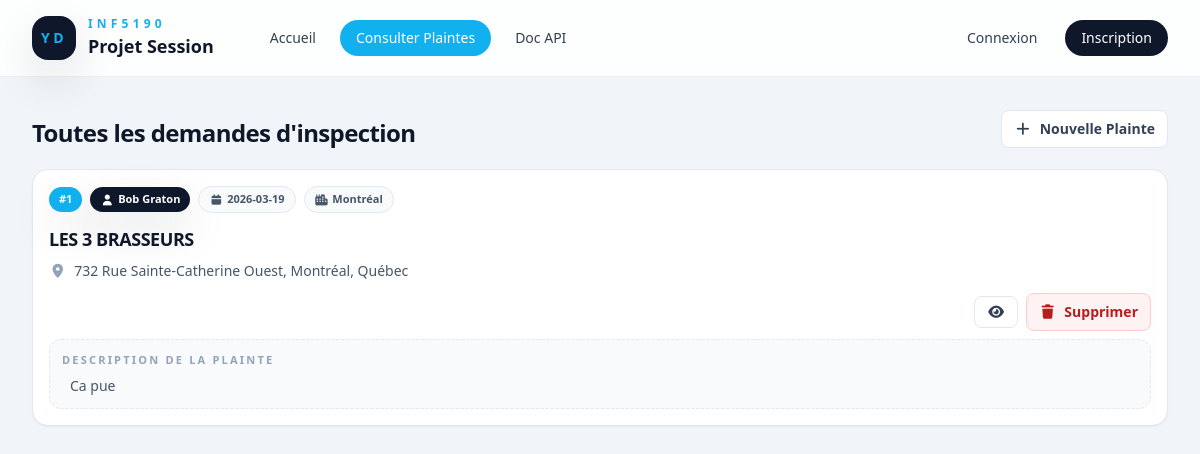
Page /inspections on the committed database.
### tables this page shows
CREATE TABLE inspections (
    id_inspection INTEGER PRIMARY KEY,
    adresse TEXT NOT NULL,
    etablissement TEXT NOT NULL,
    ville TEXT NOT NULL,
    date_visite DATE NOT NULL,
    nom_complet_client TEXT NOT NULL,
    description_prob TEXT NOT NULL
, business_id INTEGER);

### app.py (the view)
@app.route("/inspections", methods=["GET"])
def inspections():
    plaintes = _get_db().return_all_inspections()
    return render_template("inspections.html",plaintes=plaintes)

### app.py (called while the page is built)
def _get_db():
    db = getattr(g, "_database", None)
    if db is None:
        g._database = Database()
    return g._database

@app.teardown_appcontext
def close_connection(exception):
    db = getattr(g, "_database", None)
    if db is not None:
        db.disconnect()

### database.py (called while the page is built)
    def get_connection(self):
        if self.connection is None:
            self.connection = sqlite3.connect("db/violations.db")
            self.connection.row_factory = sqlite3.Row
        return self.connection

    def disconnect(self):
        if self.connection is not None:
            self.connection.close()

    def return_all_inspections(self):
        connection = self.get_connection()
        cursor = connection.execute(
            """
            SELECT * FROM inspections
            ORDER BY id_inspection ASC
            """
        )
        return [dict(row) for row in cursor.fetchall()]

    def user_is_log_in(self, id_session, email) -> bool:
        return id_session is not None and email is not None and self.get_session_email(id_session) == email

### templates/inspections.html (shortened to what this page needs)
{% extends "layout.html" %}
{% block content %}
<section class="space-y-4 mb-5">
   <div class="flex items-center justify-between">
      <div>
         <h2 class="mt-2 text-2xl font-black tracking-tight text-slate-900">
            Toutes les demandes d'inspection
         </h2>
      </div>
      <div class="flex items-center gap-2">
         <a href="{{ url_for('demande_inspection') }}"
            class="inline-flex items-center justify-center rounded-lg border border-slate-200 bg-white px-3 py-2 text-sm font-semibold text-slate-700 transition hover:border-slate-300 hover:bg-slate-50"
            title="Créer une nouvelle plainte" aria-label="Créer une nouvelle plainte">
            <i class="fa-solid fa-plus mr-2"></i>
            Nouvelle Plainte
         </a>
      </div>
   </div>
</section>
{% if plaintes|length > 0 %}
{% for plainte in plaintes %}
{% include "_plainte_card.html" %}
{% endfor %}
{% else %}
<div class="rounded-[2rem]  bg-white p-10 text-center shadow-soft">
   <p class="text-lg font-semibold text-slate-900">
      Aucun établissement à afficher.
   </p>
</div>
{% endif %}
{% endblock %}

### templates/_plainte_card.html
<article
    id="plainte-{{ plainte.id_inspection }}"
    class="mt-5 rounded-2xl border border-slate-200 bg-white px-4 py-4 shadow-sm transition hover:border-slate-300 hover:shadow-soft">
    <div
        class="flex flex-col gap-3 xl:grid xl:grid-cols-[minmax(0,2.3fr)_minmax(0,1.2fr)_minmax(0,0.9fr)_minmax(0,1.1fr)] xl:items-start">
        <div class="min-w-0">
            <div class="flex flex-wrap items-center gap-2">
                <span
                    class="inline-flex rounded-full shadow-soft bg-primary px-2.5 py-1 text-[11px] font-semibold text-white"
                    title="Id de la plainte">
                    #{{ plainte.id_inspection }}
                </span>
                <span
                    class="inline-flex rounded-full shadow-soft bg-ink px-2.5 py-1 text-[11px] font-semibold text-white"
                    title="Nom complet du client ayant déposé la plainte">
                    <i class="fa-solid fa-user m-auto mr-1"></i>
                    {{ plainte.nom_complet_client }}
                </span>
                <span
                    class="inline-flex rounded-full border border-slate-200 bg-slate-50 px-2.5 py-1 text-[11px] font-semibold text-slate-600"
                    title="Date de la visite du client au restaurant">
                    <i class="fa-solid fa-calendar m-auto mr-1"></i>
                    {{ plainte.date_visite }}
                </span>
                <span
                    class="inline-flex rounded-full border border-slate-200 bg-slate-50 px-2.5 py-1 text-[11px] font-semibold text-slate-600"
                    title="Ville de l'établissement">
                    <i class="fa-solid fa-city m-auto mr-1"></i>
                    {{ plainte.ville }}
                </span>
            </div>
            <h2 class="mt-3 truncate text-lg font-black tracking-tight text-slate-900"
                title="Nom de l'établissement : {{ plainte.etablissement }}">
                {{ plainte.etablissement }}
            </h2>
            <p class="mt-2 truncate text-sm text-slate-600" title="Adresse de l'établissement">
                <i class="fa-solid fa-location-dot mr-1 text-slate-400">
                </i>
                {{ plainte.adresse }}
            </p>
        </div>
        <div class="w-full flex justify-end xl:col-start-4 xl:justify-self-end">
            <div class="flex items-center gap-2">
                <a href="{{ url_for('etablissement_details_page', business_id=plainte.business_id) }}"
                    class="inline-flex items-center justify-center rounded-lg border border-slate-200 bg-white px-3 py-2 text-sm font-semibold text-slate-700 transition hover:border-slate-300 hover:bg-slate-50"
                    title="Consulter l'établissement {{ plainte.etablissement }}">
                    <i class="fa-solid fa-eye"></i>
                </a>
                    <button type="button" data-id="{{ plainte.id_inspection }}"
                        id="demande-inspection-delete"
                        class="inline-flex items-center justify-center rounded-lg border border-red-200 bg-red-50 px-3 py-2 text-sm font-semibold text-red-700 transition hover:border-red-300 hover:bg-red-100"
                         title="Supprimer la plainte #{{ plainte.id_inspection }}">
                        <i class="fa-solid fa-trash mr-2"></i>
                        Supprimer
                    </button>
            </div>
        </div>
    </div>
    <div
        class="mt-2 flex h-full w-full flex-col justify-between rounded-xl border border-dashed border-slate-200 bg-slate-50 px-3 py-3">
        <div>
            <p class="text-[11px] font-semibold uppercase tracking-[0.2em] text-slate-400">
                Description de la plainte
            </p>
            <p class="mt-2 mx-2 text-sm leading-5 text-slate-600">
                {{ plainte.description_prob }}
            </p>
        </div>
    </div>
</article>

### rows in the picture
inspections: id_inspection "1", nom_complet_client "Bob Graton", date_visite "2026-03-19", ville "Montréal", etablissement "LES 3 BRASSEURS", adresse "732 Rue Sainte-Catherine Ouest, Montréal, Québec", description_prob "Ca pue"
